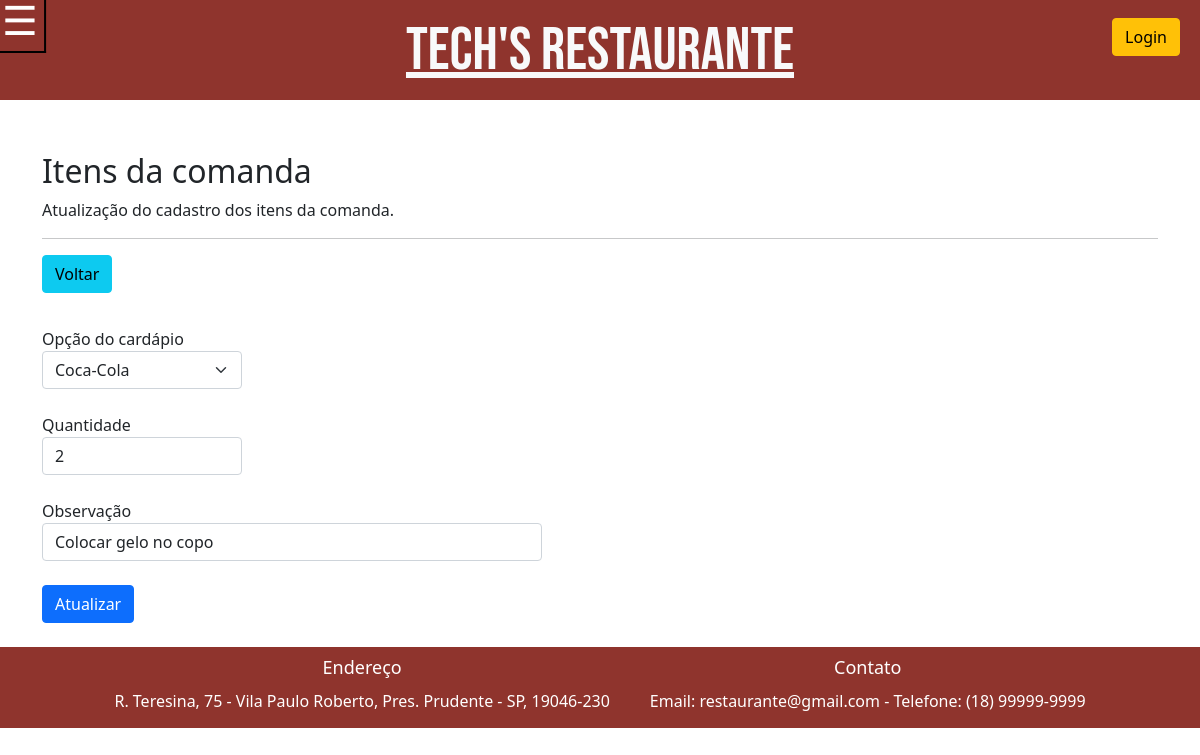
Page /update-item_comanda.php?idItemComanda=1 on the committed database.
### tables this page shows
CREATE TABLE `itens_comanda` (
  `idItemComanda` int(11) NOT NULL,
  `idComanda` int(11) NOT NULL,
  `idOpcaoCardapio` int(11) NOT NULL,
  `quantidade` int(11) NOT NULL,
  `obs` varchar(50) DEFAULT NULL
);

CREATE TABLE `opcoes_cardapio` (
  `idOpcaoCardapio` int(11) NOT NULL,
  `nomeOpcaoCardapio` varchar(50) DEFAULT NULL,
  `idTipoOpcoesCardapio` int(11) NOT NULL,
  `descricao` varchar(50) DEFAULT NULL,
  `preco` double DEFAULT NULL,
  `imagem` varchar(50) DEFAULT NULL
);

### update-item_comanda.php (the view, shortened to what this page needs)
<?php
require("header.php");
require_once("connection.php");
if (isset($_GET['idItemComanda']))
{
    $id_item = $_GET['idItemComanda'];
    $mysql_query = "SELECT i.*, o.idOpcaoCardapio id_cardapio, o.nomeOpcaoCardapio FROM itens_comanda i, opcoes_cardapio o
                        WHERE idItemComanda={$id_item} AND i.idOpcaoCardapio=o.idOpcaoCardapio";
    $result = $conn->query($mysql_query);
    $row_placeholder = mysqli_fetch_array($result);
}
?>
<head>
</head>
<div class="container">
    <br>
    <h2 class="espaco">Itens da comanda</h2>
    <p>Atualização do cadastro dos itens da comanda.</p>
    <hr>
    <a href="insert-item_comanda.php?idComanda=<?= $row_placeholder['idComanda']; ?>" type="button" class="btn btn-info d-inline-block" style="margin-bottom: 10px">Voltar</a>
    <div class="wrapper">
        <form method="post">
            <br>
            <label for="opcao_cardapio">Opção do cardápio</label>
            <select name="opcao_cardapio" class="form-select" style="width: 200px;" required>
                <option value="<?= $row_placeholder['idOpcaoCardapio'] ?>" selected><?= $row_placeholder['nomeOpcaoCardapio']; ?></option>
            </select>
            <br>
            <label for="quantidade">Quantidade</label>
            <input type="number" min="1" name="quantidade" class="form-control" style="width: 200px;" required value="<?= $row_placeholder['quantidade']?>">
            <br>
            <label for="observacao">Observação</label>
            <input type="text" name="observacao" class="form-control" style="width: 500px;" value="<?= $row_placeholder['obs']?>">
            <br>
            <input type="submit" name="atualizar" value="Atualizar" class="btn btn-primary w100">
        </form>
    </div>
</div>
<br>
<?php require("footer.php"); ?>

### style.css (style rules this page uses)
.espaco { padding-top: 16vh; }

### rows in the picture
itens_comanda: opcao_cardapio "Coca-Cola", quantidade "2", observacao "Colocar gelo no copo"
